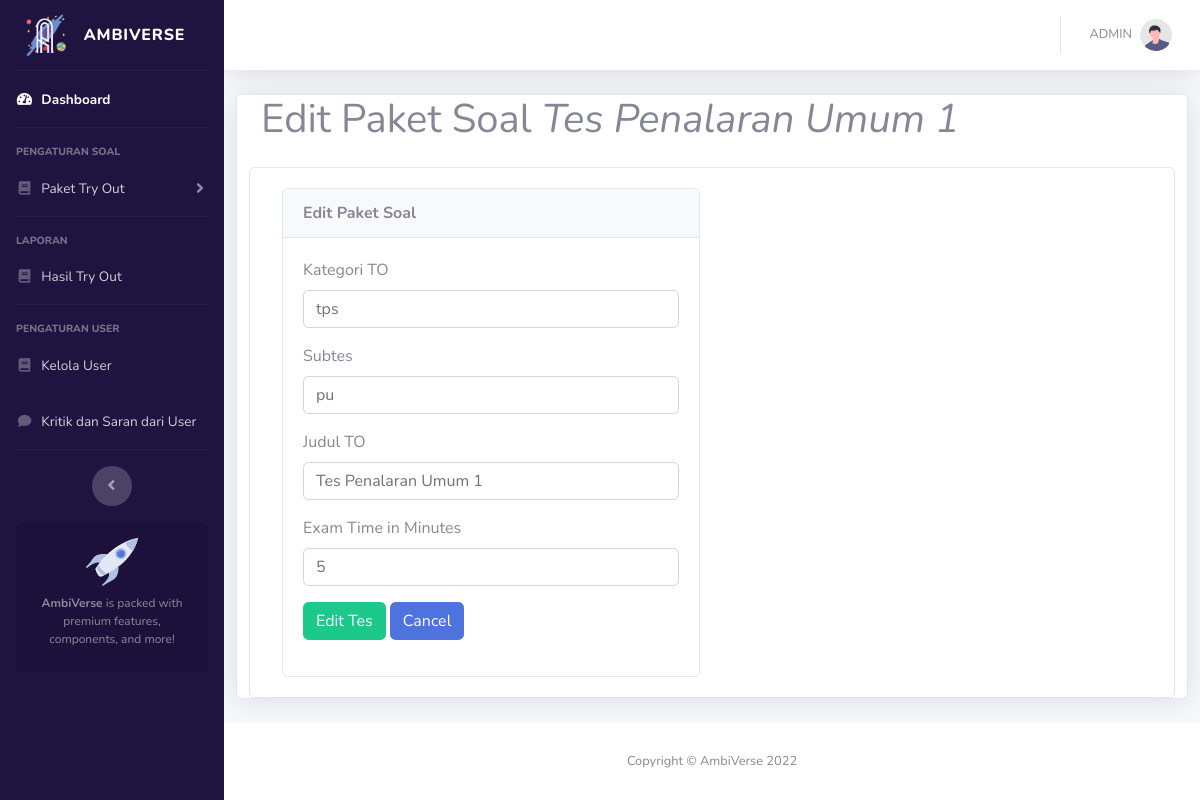
The page /admin/edit_exam.php?id=1 on the database its author committed.
### tables this page shows
CREATE TABLE `exam_category` (
  `id` int(5) NOT NULL,
  `kategori` varchar(100) NOT NULL,
  `subtes` varchar(11) NOT NULL,
  `judul_to` varchar(50) NOT NULL,
  `duration` varchar(5) NOT NULL,
  `date_added` timestamp NULL DEFAULT current_timestamp()
);

### admin/edit_exam.php (the view, shortened to what this page needs)
<?php
    include("header.php");
    include("../includes/functions.php");
    $id = $_GET['id'];
    $res = mysqli_query($conn, "SELECT * FROM exam_category WHERE id = $id");
    while($row = mysqli_fetch_array($res)){
        $kategori = $row['kategori'];
        $subtes = $row['subtes'];
        $judul_to = $row['judul_to'];
        $duration = $row['duration'];
    }
?>
<!DOCTYPE html>
<html lang="en">
<head>
    <link href="vendor/fontawesome-free/css/all.min.css" rel="stylesheet" type="text/css">
    <link rel="stylesheet" href="    https://cdn.jsdelivr.net/npm/bootstrap@5.2.3/dist/css/bootstrap.min.css">
    <link href="css/sb-admin-2.min.css" rel="stylesheet">
    <link href="css/style.css" rel="stylesheet">
</head>
<body id="page-top">
    <div id="wrapper">
        <?php include "sidebar.php" ?>
        <div id="content-wrapper" class="d-flex flex-column">
                <div id="content">
                    <?php include "topbar.php" ?>
                    <div class="container-fluid">
                        <div class="row">
                            <div class="card shadow col-lg-12">
                                <div class="breadcrumbs">
            <div class="col-sm-12">
                <div class="page-header float-left">
                    <div class="page-title">
                        <h1>Edit Paket Soal <i><?=$judul_to;?></i></h1>
                    </div>
                </div>
            </div>
        </div>
        <div class="content mt-3">
            <div class="animated fadeIn">
                <div class="row">
                    <div class="col-lg-12">
                        <div class="card">
                           <form action="" method="post">
                            <div class="card-body">
                                <div class="col-lg-6">
                                    <div class="card">
                                        <div class="card-header"><strong>Edit Paket Soal </strong></div>
                                        <div class="card-body card-block">
                                            <div class="form-group">
                                                <label for="kategori" class=" form-control-label">Kategori TO</label>
                                                <input required type="text" name="kategori" id="kategori" placeholder="tps/saintek/soshum" class="form-control" value="<?= $kategori ?>">
                                            </div>
                                            <div class="form-group">
                                                <label for="subtes" class=" form-control-label">Subtes</label>
                                                <input required type="text" name="subtes" id="subtes" placeholder="(pu/ppu/pbm/pk) (kim/bio/fis/mat) (eko/geo/sej/sosio)" class="form-control" value="<?= $subtes ?>">
                                            </div>
                                            <div class="form-group">
                                                <label for="judul" class=" form-control-label">Judul TO</label>
                                                <input required type="text" name="judul_to" id="judul" placeholder="Judul TO" class="form-control" value="<?= $judul_to ?>">
                                            </div>
                                            <div class="form-group">
                                                <label for="duration" class=" form-control-label">Exam Time in Minutes</label>
                                                <input required type="text" name="duration" id="duration" placeholder="Duration" class="form-control" value="<?= $duration ?>">
                                            </div>
                                            <div class="form-group">
                                                <input type="submit" name="edittes" value="Edit Tes" class="btn btn-success">
                                                <a href="index.php" class="btn btn-primary">Cancel</a>
                                            </div>
                                        </div>
                                    </div>
                                </div>
                            </div>
                            </form>
                        </div>
                    </div>
                </div>
            </div>
        </div>
                            </div>
                        </div>
                    </div>
                </div>
    <?php include("footer.php"); ?>
</body>
</html>

### rows shown on the page
exam_category: judul_to "Tes Penalaran Umum 1", kategori "tps", subtes "pu", duration "5"
